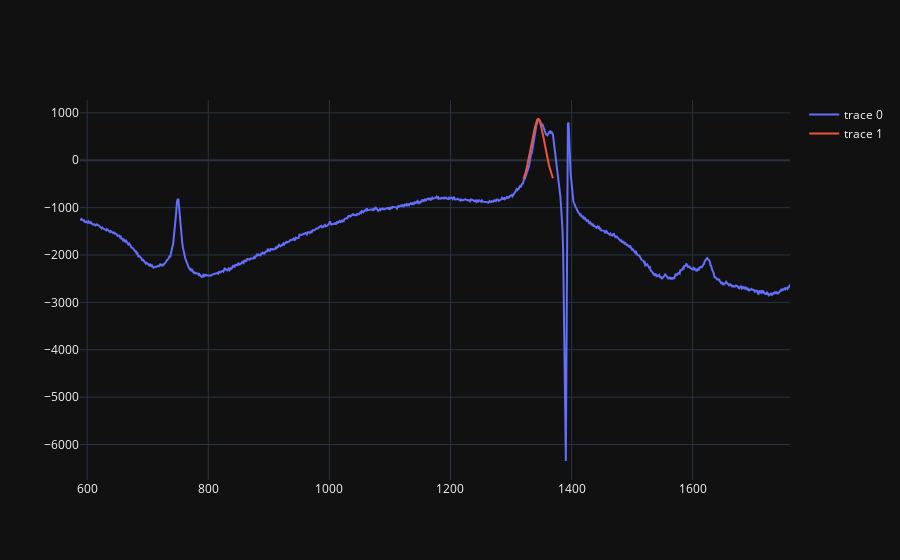

The cell this chart's notebook holds for it:
### Code cell
map_a.draw_curve(lorentz, (1345, 17, 10 * 10**4, -1000), 1320, 1370, base_vector = 4)
